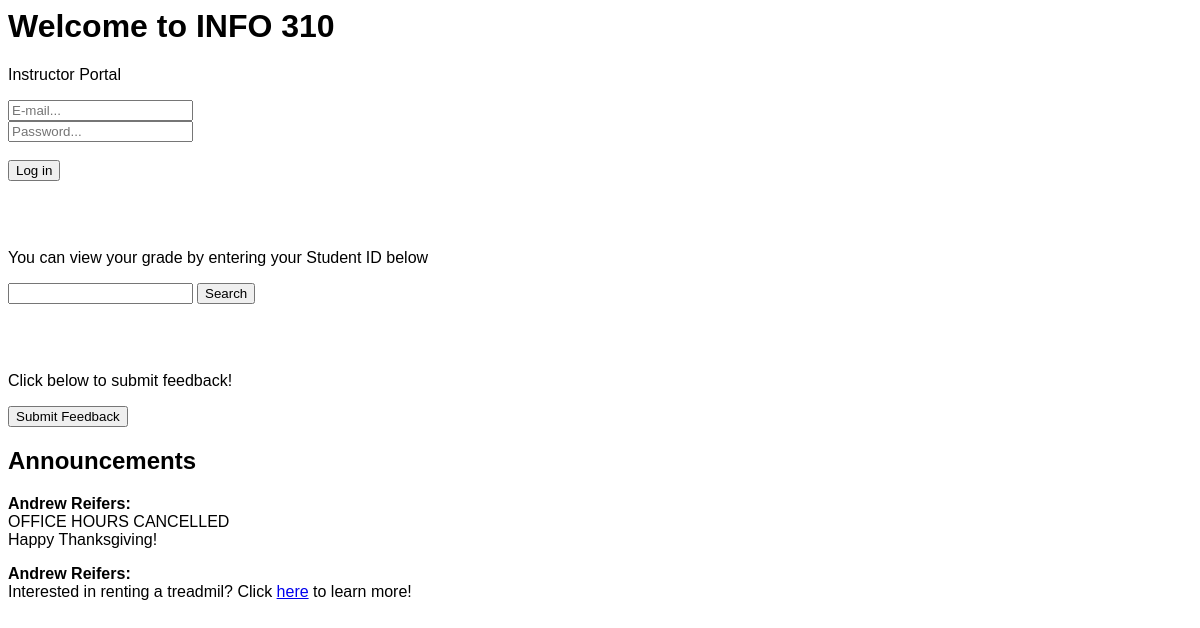
The app's page /data/index.php, older data.
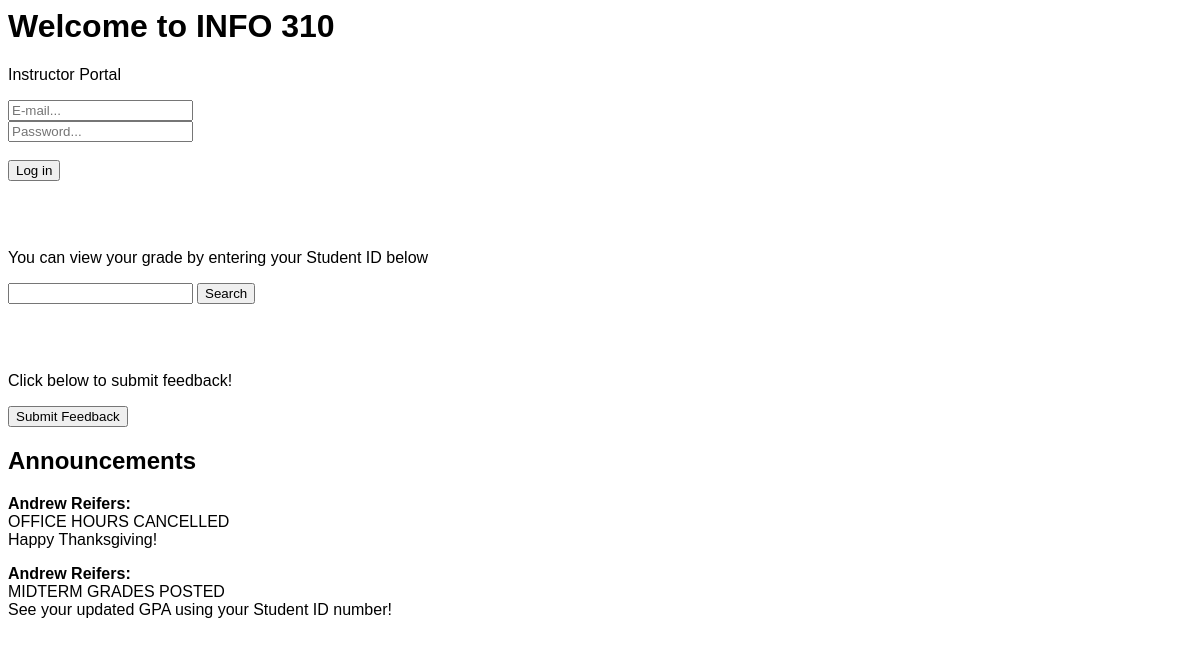
The same page, newer data.
### tables this page shows
CREATE TABLE announcements (
    instructor VARCHAR(255) NOT NULL,
    message_text VARCHAR(255) NOT NULL
);

### data/index.php (the view, shortened to what this page needs)
<html>
<head>
    <link rel="stylesheet" href="style.css">
</head>
<body>
    <div class="hero-text">
        <div class="flex-container">
            <div class="flex-box">
                <h1>Welcome to INFO 310</h1>
                <p>
                    Instructor Portal
                </p>
                <form action="login.php" method="POST">
                    <input type="text" id="username" name="username" placeholder="E-mail..." required> <br>
                    <input type="password" id="password" name="password" placeholder="Password..." required> <br>
                    <br>
                    <input type="submit" value="Log in">
                </form>
                <br>
                <br>
                <p>You can view your grade by entering your Student ID below</p>
                <form action="search.php" method="GET">
                    <input type="text" id="studentId" name="studentId" required>
                    <input type="submit" value="Search">
                </form>
                <br>
                <br>
                <p>Click below to submit feedback!</p>
                <button onclick="window.location.href = 'feedback.html';">Submit Feedback</button>
            </div>
            <div class="flex-box">
                <?php
                $servername = "sql";
                $username = "admin";
                $password = "password";
                $dbname = "info310_db";
                $conn = new mysqli($servername, $username, $password, $dbname);
                $sql = "SELECT * FROM announcements";
                $result = $conn->query($sql);
                if ($result->num_rows > 0) {
                    echo "<div class='announcements'>";
                    echo "<h2>Announcements</h2>";
                    while ($row = $result->fetch_assoc()) {
                        echo "<p><strong>{$row['instructor']}:</strong><br> {$row['message_text']}</p>";
                    }
                    echo "</div>";
                } else {
                    echo "<p>No announcements available</p>";
                }
                ?>
            </div>
        </div>
    </div>
</body>
</html>

### nginx/src/html/admin/style.css (style rules this page uses)
body, html { height: 100%; }
h1, h2, p { font-family: "encode-sans", sans-serif; }

Row changes from the older to the newer data that the page shows:
removed announcements: instructor "Andrew Reifers", message_text "Interested in renting a treadmil? Click here to learn more!"
added announcements: instructor "Andrew Reifers", message_text "MIDTERM GRADES POSTED See your updated GPA using your Student ID number!"
